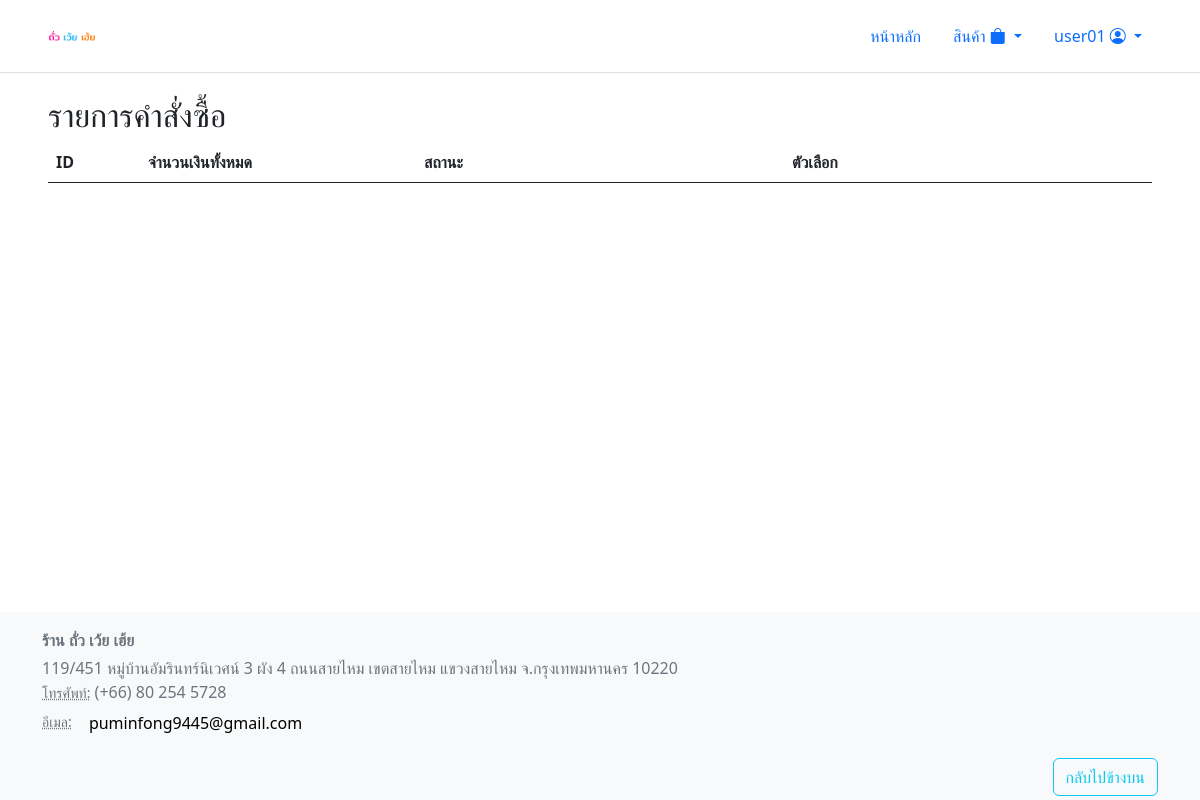
The app's page /view/profile_page/order_user.php (signed in), older data.
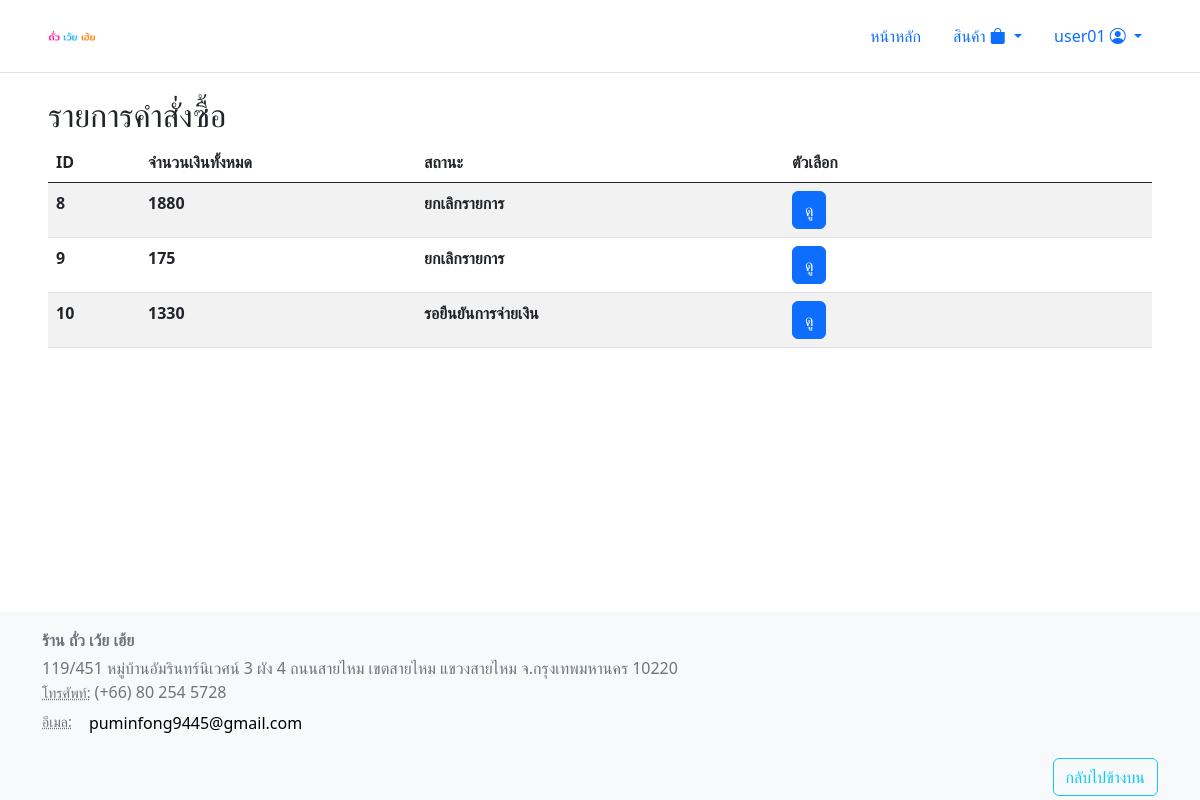
The same page, newer data.
### tables this page shows
CREATE TABLE `orders` (
  `id` int(11) NOT NULL,
  `user_id` int(11) NOT NULL,
  `amount` int(11) NOT NULL,
  `payment_method` varchar(100) NOT NULL,
  `name` varchar(100) NOT NULL,
  `surname` varchar(100) NOT NULL,
  `building_no` varchar(100) NOT NULL,
  `line` varchar(255) NOT NULL,
  `province` varchar(100) NOT NULL,
  `district` varchar(100) NOT NULL,
  `sub_district` varchar(100) NOT NULL,
  `country` varchar(100) NOT NULL,
  `postal_code` varchar(100) NOT NULL,
  `created_date` timestamp NOT NULL DEFAULT current_timestamp(),
  `status` int(11) NOT NULL DEFAULT 0
);

### html/view/profile_page/order_user.php (called while the page is built, shortened)
<?php
require '../../inc/header.php';
?>
<?php
include '../order_page/order_list.php';
require '../../inc/footer.php';
?>

### html/inc/initialize.php (called while the page is built, shortened)
<?php
  $order_status = array(
    "รอยืนยันการจ่ายเงิน",
    "ยกเลิกรายการ",
    "จ่ายเงินเรียบร้อย",
    "กำลังจัดทำสินค้า",
    "กำลังเตรียมส่ง",
    "กำลังจัดส่ง",
    "เสร็จสิ้น"
  );
?>

### html/view/order_page/order_list.php (the view, shortened to what this page needs)
<?php
    if (checkrole('admin')) {
        $order_list_query = "SELECT * FROM `orders`";
    }
    else {
        $username = $_SESSION['username'];
        $user_info_query = "SELECT * FROM users WHERE username='$username'";
        $result = mysqli_query($db, $user_info_query);
        $user = mysqli_fetch_assoc($result);
        $order_list_query = "SELECT * FROM `orders` WHERE `user_id` = '".$user['id']."'";
    }
    $select_order_list = mysqli_query($db,$order_list_query);
?>
    <h2>รายการคำสั่งซื้อ</h2>
    <table id="orderTable" class="table table-striped" style="width:100%">
        <thead>
            <tr>
            <th width='5%'>
              ID
            </th>
            <th width='15%'>
              จำนวนเงินทั้งหมด
            </th>
            <th width='20%'>
              สถานะ
            </th>
            <th width='20%'>
              ตัวเลือก
            </th>
          </tr>
        </thead>
        <tbody>
        <?php
        if(mysqli_num_rows($select_order_list) > 0){
            while($fetch_order_list = mysqli_fetch_assoc($select_order_list)){
        ?>
            <tr>
                <th>
                    <?=$fetch_order_list['id']?>
                </th>
                <th>
                    <?=$fetch_order_list['amount']?>
                </th>
                <th>
                    <?=$order_status[$fetch_order_list['status']]?>
                </th>
                <th>
                    <?= '<a class="btn btn-primary" href="../order_page/show_order.php?id='.$fetch_order_list['id'].'">ดู</a>' ?>
                </th>
            </tr><?php
              }
            }
        ?>
        </tbody>
    </table>

Row changes from the older to the newer data that the page shows:
added orders: id "8", amount "1880", status "ยกเลิกรายการ"
added orders: id "9", amount "175", status "ยกเลิกรายการ"
added orders: id "10", amount "1330", status "รอยืนยันการจ่ายเงิน"
